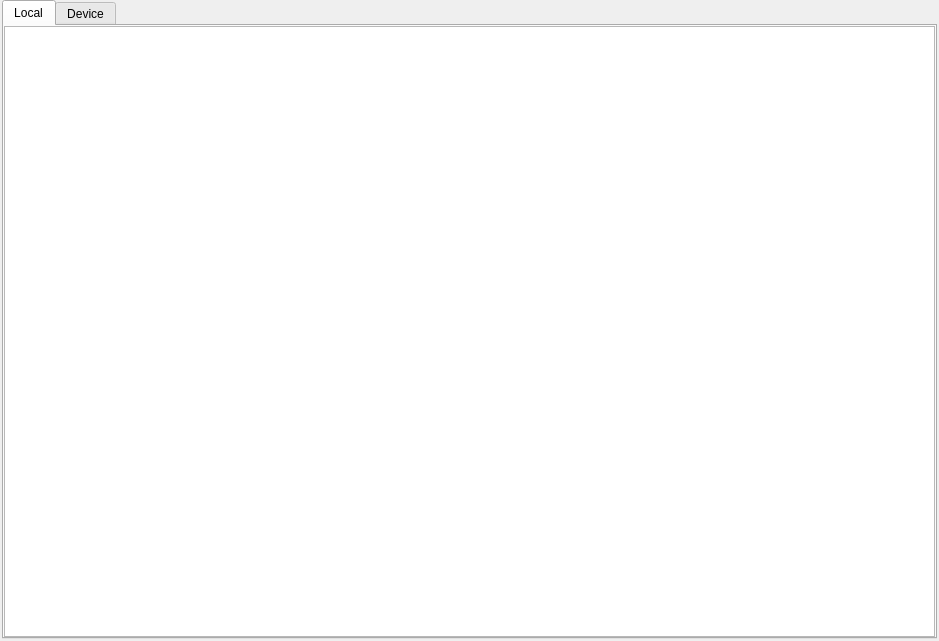
<?xml version="1.0" encoding="UTF-8"?>
<ui version="4.0">
 <class>consoledock</class>
 <widget class="QDockWidget" name="consoledock">
  <property name="geometry">
   <rect>
    <x>0</x>
    <y>0</y>
    <width>939</width>
    <height>641</height>
   </rect>
  </property>
  <property name="windowTitle">
   <string>Console</string>
  </property>
  <widget class="QWidget" name="dockWidgetContents">
   <layout class="QVBoxLayout" name="verticalLayout">
    <property name="leftMargin">
     <number>2</number>
    </property>
    <property name="topMargin">
     <number>0</number>
    </property>
    <property name="rightMargin">
     <number>2</number>
    </property>
    <property name="bottomMargin">
     <number>2</number>
    </property>
    <item>
     <widget class="QTabWidget" name="tabWidget">
      <property name="currentIndex">
       <number>0</number>
      </property>
      <widget class="QWidget" name="localLogTab">
       <attribute name="title">
        <string>Local</string>
       </attribute>
       <layout class="QVBoxLayout" name="verticalLayout_2">
        <property name="margin">
         <number>0</number>
        </property>
        <item>
         <widget class="QConsole" name="localConsoleTextBox">
          <property name="font">
           <font>
            <family>Monaco</family>
            <pointsize>14</pointsize>
           </font>
          </property>
          <property name="centerOnScroll">
           <bool>true</bool>
          </property>
         </widget>
        </item>
       </layout>
      </widget>
      <widget class="QWidget" name="mobileLogTab">
       <attribute name="title">
        <string>Device</string>
       </attribute>
       <layout class="QVBoxLayout" name="verticalLayout_3">
        <property name="margin">
         <number>0</number>
        </property>
        <item>
         <widget class="QTextEdit" name="deviceConsoleTextBox"/>
        </item>
       </layout>
      </widget>
     </widget>
    </item>
   </layout>
  </widget>
 </widget>
 <customwidgets>
  <customwidget>
   <class>QConsole</class>
   <extends>QPlainTextEdit</extends>
   <header>widgets/qconsole</header>
  </customwidget>
 </customwidgets>
 <resources/>
 <connections/>
</ui>
